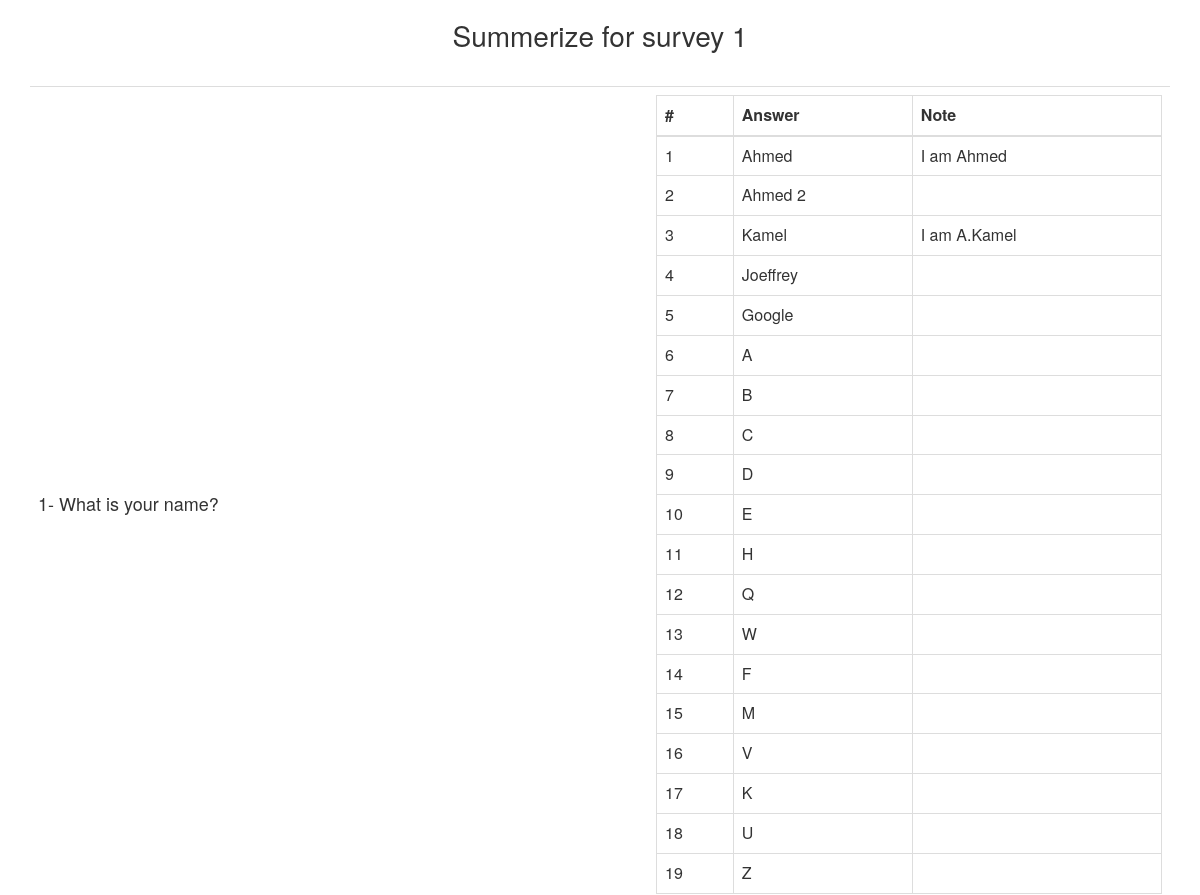
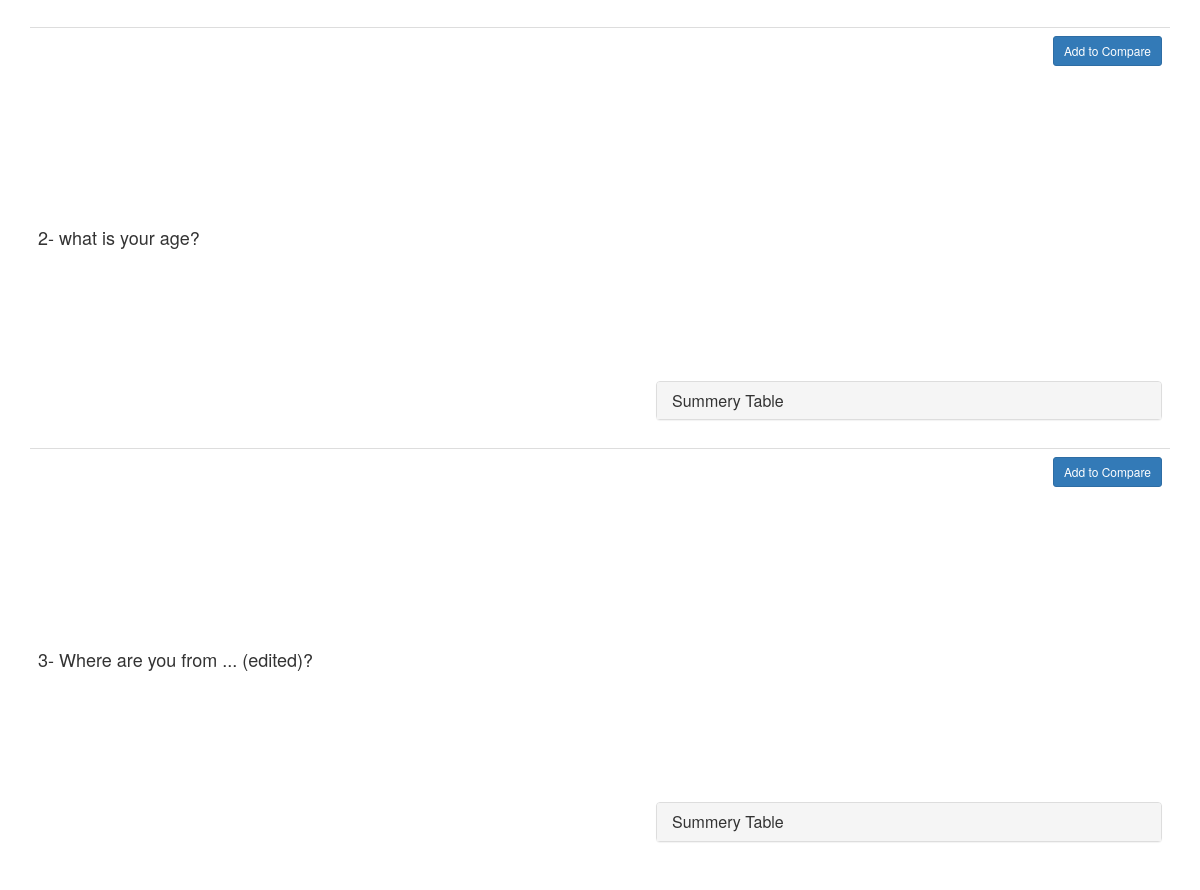
Screenshot of /summerize.php?id=1 with the database file from the repository (2 pictures, top to bottom).
### tables this page shows
CREATE TABLE `fields` (
  `id` int(11) NOT NULL,
  `survey_id` int(11) NOT NULL,
  `field_id` int(11) NOT NULL,
  `field_type` varchar(191) NOT NULL,
  `title` text NOT NULL
);

CREATE TABLE `questions_meta` (
  `id` int(11) NOT NULL,
  `survey_id` int(11) NOT NULL,
  `question_id` int(11) NOT NULL,
  `field_name` varchar(191) DEFAULT NULL,
  `summarize` int(11) NOT NULL,
  `type` varchar(191) NOT NULL,
  `type_fields` text,
  `chart` varchar(191) DEFAULT NULL
);

CREATE TABLE `answers` (
  `id` int(11) NOT NULL,
  `survey_id` int(11) NOT NULL,
  `question_id` int(11) NOT NULL,
  `answer` text NOT NULL,
  `note` text
);

### summerize.php (the view, shortened to what this page needs)
<?php include 'db.php'; ?>
<?php
	if(isset($_GET["id"]) && !empty(trim($_GET["id"]))){
		$survey_id = $_GET["id"];
		$survey = $conn->query("SELECT * FROM `fields` where field_type='question' and survey_id=".$_GET["id"] );
	}else{
		echo "Error!";
		exit;
	}
?>
<html>
<head>
	<link rel="stylesheet" href="https://maxcdn.bootstrapcdn.com/bootstrap/3.3.7/css/bootstrap.min.css">
	<link href="https://cdnjs.cloudflare.com/ajax/libs/select2/4.0.6-rc.0/css/select2.min.css" rel="stylesheet" />
	<link href="assets/styles.css" rel="stylesheet">
</head>
<body>
	<div class="container">
		<div style="margin-bottom:35px; text-align:center">
			<h3 class="" style="font-size:28px">Summerize for survey <?php echo $_GET["id"]; ?></h3>
		</div>
<table class="table results-table">
<?php $q_count=1;
	while($row = $survey->fetch_assoc()) {?>
		<tr class="<?php echo $row['field_type']; ?>">
			<td style="">
				<h4><?php echo $q_count."- ".$row['title']; ?></h4>
			</td>
			<td>
			<?php
				$question = "select summarize,chart,type_fields from questions_meta where survey_id=".$survey_id." and question_id=".$row['field_id'];
				$question = $conn->query($question);
				$question = $question->fetch_assoc();
			  	if($question['summarize'] == 1 and $question['chart'] != ""){
					$answers = "select answer,note from answers where survey_id=".$survey_id." and question_id=".$row['field_id'];
					$answers = $conn->query($answers);
					$answerIndex = 1;
					if($answers->num_rows > 0){
						if($question['chart'] == 'list-analysis'){ ?>
							<div>
								<?php while($answer = $answers->fetch_assoc()) { ?>
									<a href="#" class="list-group-item">
									  <h4 class="list-group-item-heading"> <?php echo $answer['answer']; ?></h4>
									  <p class="list-group-item-text"> <?php echo $answer['note']; ?></p>
									</a>
								<?php $answerIndex++; } ?>
							</div>
						<?php }else if($question['chart'] == 'table-analysis'){ ?>
							<table class="table table-bordered table-hover">
								<thead>
									<th>#</th>
									<th>Answer</th>
									<th>Note</th>
								</thead>
								<tbody>
									<?php while($answer = $answers->fetch_assoc()) { ?>
									<tr>
										<td><?php echo $answerIndex; ?></td>
										<td><?php echo $answer['answer']; ?></td>
										<td><?php echo $answer['note']; ?></td>
									</tr>
									<?php $answerIndex++; } ?>
								</tbody>
							</table>
						<?php }else if($question['chart'] == 'pie-chart' || $question['chart'] == 'bar-chart' ){
						?>
						  <div class="text-right">
							  <button class="btn btn-sm btn-primary add-compare-btn" onclick="addToCompare(this, <?php echo $row['id']; ?>)">Add to Compare</button>
						  </div>
							<div id="chart<?php echo $row['field_id']; ?>" style="height: 300px"></div>
							<div class="panel-group" role="tablist" aria-multiselectable="true" style="margin-top:15px;">
								<div class="panel panel-default">
									<div class="panel-heading" role="tab" id="headingOne">
										<h4 class="panel-title">
											<a role="button" data-toggle="collapse" href="#collapse<?php echo $row['field_id']; ?>" aria-expanded="true" aria-controls="collapseOne">Summery Table</a>
										</h4>
									</div>
								</div>
							</div>
						<?php }
					}
				}
				?>
			</td>
		</tr>
	<?php $q_count++;}
?>
</table>
	 </div>
</body>
</html>

### assets/styles.css (style rules this page uses)
.question { padding: 5px 0 10px; }
.results-table td { vertical-align: middle !important; }
.results-table tr td:last-child { min-width: 55%; }

### rows the page displays
fields: title "What is your name?"
answers: answer "Ahmed", note "I am Ahmed"
answers: answer "Ahmed 2"
answers: answer "Kamel", note "I am A.Kamel"
answers: answer "Joeffrey"
answers: answer "Google"
answers: answer "A"
answers: answer "B"
answers: answer "C"
answers: answer "D"
answers: answer "E"
answers: answer "H"
answers: answer "Q"
answers: answer "W"
answers: answer "F"
answers: answer "M"
answers: answer "V"
answers: answer "K"
answers: answer "U"
answers: answer "Z"
fields: title "what is your age?"
fields: title "Where are you from ... (edited)?"

### other values shown
$_GET["id"] "1"
